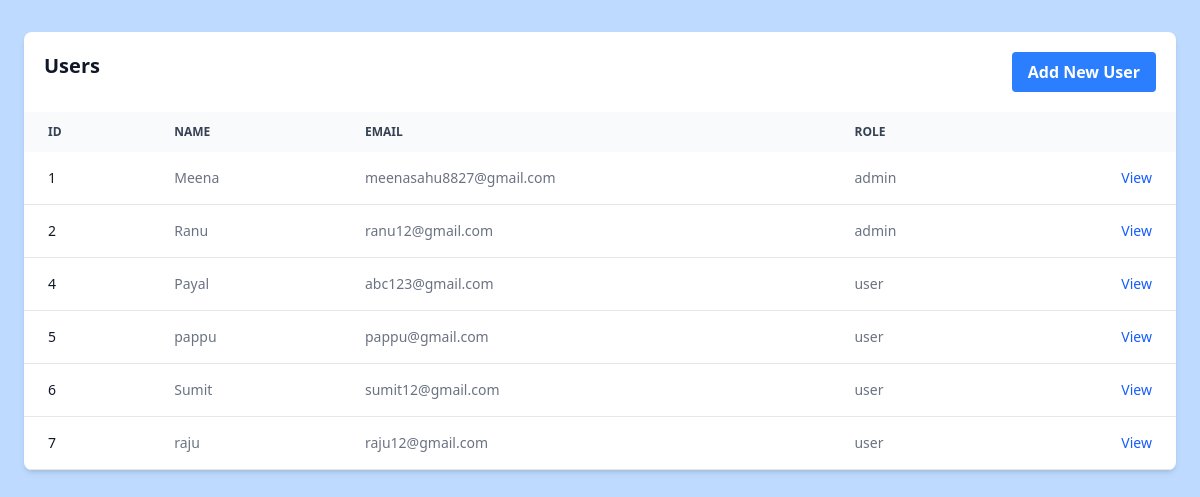
/my_django_project/users/, run on an earlier commit of the app's database.
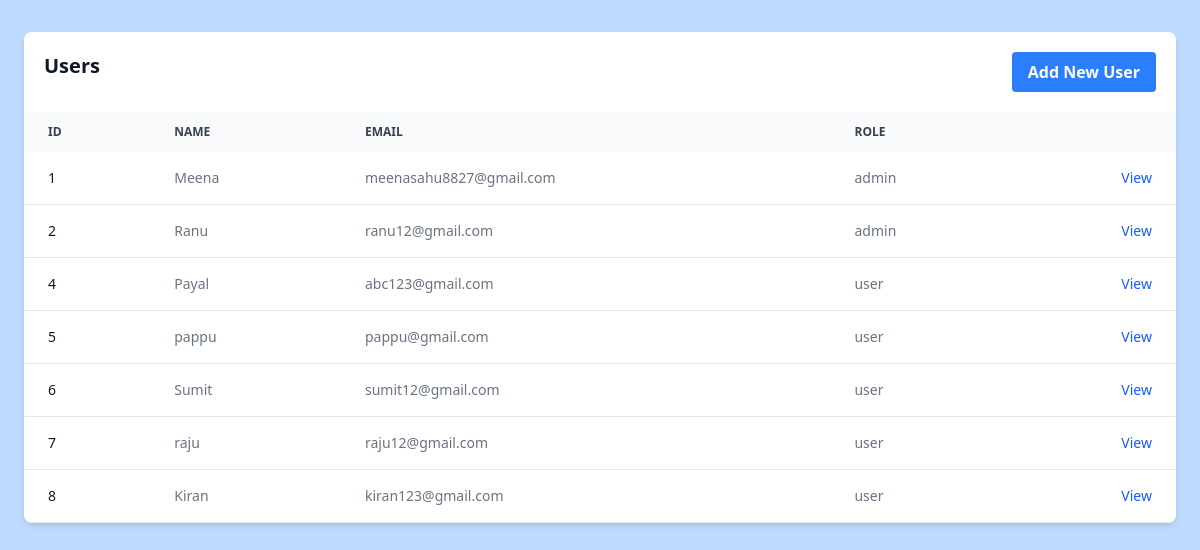
And on a later commit of the database.
### my_django_project/models.py (models this page shows, shortened)
class User(AbstractBaseUser, PermissionsMixin):
    name = models.CharField(max_length=255)
    email = models.EmailField(unique=True)
    role = models.CharField(max_length=100)
    is_active = models.BooleanField(default=True)
    is_admin = models.BooleanField(default=False)
    is_staff = models.BooleanField(default=False)
    is_superuser = models.BooleanField(default=False)
    objects = UserManager()
    USERNAME_FIELD = 'email'
    REQUIRED_FIELDS = ['name', 'role']

### my_django_project/views.py (the view)
# urls.py: path('users/', views.user_list, name= 'users'),
def user_list(request):
    users = User.objects.all()
    return render(
        request,
        'my_django_project/user/users.html',
         {'users':users}
    )

### my_django_project/templates/my_django_project/user/users.html (shortened to what this page needs)
{% extends "my_django_project/base.html"%}
{% block content %}
<div class="flex justify-center item-center py-8">
    <div class=" w-full max-w-6xl relative overflow-x-auto shadow-md sm:rounded-lg">
    <table class="w-full text-sm text-left rtl:text-right text-gray-500 dark:text-gray-400">
        <div class="flex justify-between item-center p-5 font-semibold text-gray-900 bg-white dark:text-white dark:bg-gray-800">
            <h1 class="text-xl">
            Users
            </h1>
        <a href="{% url 'my_django_project:new_user'%}" class="bg-blue-500 hover:bg-blue-700 text-white font-bold py-2 px-4 rounded">Add New User</a>
        </div>
        <thead class="text-xs text-gray-700 uppercase bg-gray-50 dark:bg-gray-700 dark:text-gray-400">
            <tr>
                <th scope="col" class="px-6 py-3">
                    ID
                </th>
                <th scope="col" class="px-6 py-3">
                    Name
                </th>
                <th scope="col" class="px-6 py-3">
                    Email
                </th>
                <th scope="col" class="px-6 py-3">
                    Role
                </th>
                <th scope="col" class="px-6 py-3">
                </th>
            </tr>
        </thead>
        <tbody>
            {% for user in users %}
            <tr class="bg-white border-b dark:bg-gray-800 dark:border-gray-700 border-gray-200">
                <th scope="row" class="px-6 py-4 font-medium text-gray-900 whitespace-nowrap dark:text-white">
                    {{user.id}}
                </th>
                <td class="px-6 py-4">
                    {{user.name}}
                </td>
                <td class="px-6 py-4">
                    {{user.email}}
                </td>
                <td class="px-6 py-4">
                    {{user.role}}
                </td>
                <td class="px-6 py-4 text-right">
                    <a href="{%url 'my_django_project:user_detail' user.id%}" class="font-medium text-blue-600 dark:text-blue-500 hover:underline">View</a>
                </td>
            </tr>
            {% endfor%}
        </tbody>
    </table>
</div>
</div>
{% endblock %}

What changed in the data, as far as the page shows it:
added User: id "8", name "Kiran", email "kiran123@gmail.com", role "user"
